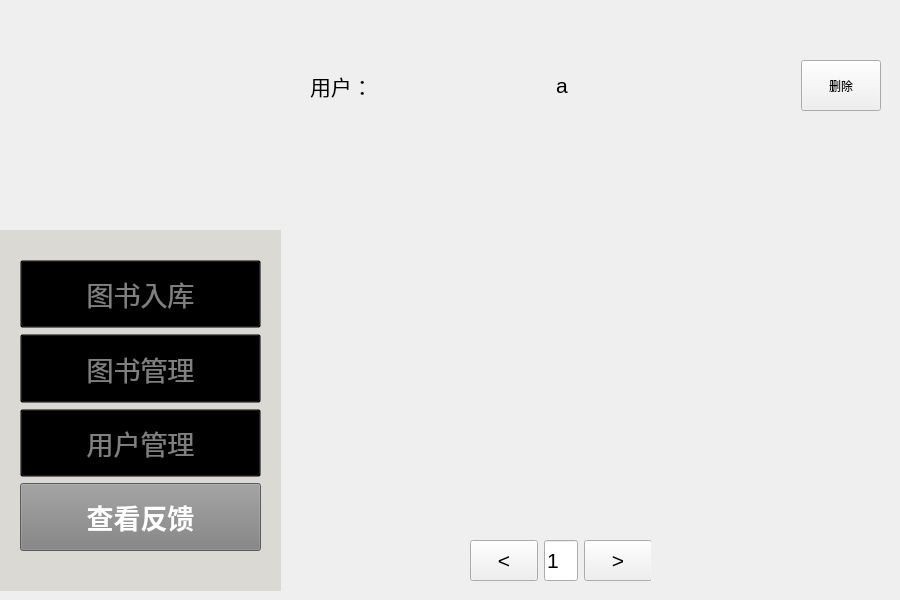
<?xml version="1.0" encoding="UTF-8"?>
<ui version="4.0">
 <class>User_Center</class>
 <widget class="QWidget" name="User_Center">
  <property name="geometry">
   <rect>
    <x>0</x>
    <y>0</y>
    <width>900</width>
    <height>600</height>
   </rect>
  </property>
  <property name="windowTitle">
   <string>User_Center</string>
  </property>
  <widget class="QLabel" name="logo">
   <property name="enabled">
    <bool>true</bool>
   </property>
   <property name="geometry">
    <rect>
     <x>0</x>
     <y>0</y>
     <width>281</width>
     <height>271</height>
    </rect>
   </property>
   <property name="styleSheet">
    <string notr="true">QLabel {
    background-color: transparent;
}
</string>
   </property>
   <property name="frameShape">
    <enum>QFrame::Shape::NoFrame</enum>
   </property>
   <property name="frameShadow">
    <enum>QFrame::Shadow::Plain</enum>
   </property>
   <property name="text">
    <string/>
   </property>
   <property name="pixmap">
    <pixmap resource="Logo.qrc">:/image/Logo.png</pixmap>
   </property>
   <property name="scaledContents">
    <bool>true</bool>
   </property>
   <property name="wordWrap">
    <bool>false</bool>
   </property>
   <property name="openExternalLinks">
    <bool>false</bool>
   </property>
   <property name="textInteractionFlags">
    <set>Qt::TextInteractionFlag::LinksAccessibleByMouse</set>
   </property>
  </widget>
  <widget class="QWidget" name="horizontalLayoutWidget_2">
   <property name="geometry">
    <rect>
     <x>470</x>
     <y>540</y>
     <width>181</width>
     <height>41</height>
    </rect>
   </property>
   <layout class="QHBoxLayout" name="horizontalLayout_3">
    <item>
     <widget class="QPushButton" name="reduce_button">
      <property name="sizePolicy">
       <sizepolicy hsizetype="Minimum" vsizetype="Expanding">
        <horstretch>0</horstretch>
        <verstretch>0</verstretch>
       </sizepolicy>
      </property>
      <property name="font">
       <font>
        <pointsize>16</pointsize>
       </font>
      </property>
      <property name="text">
       <string>&lt;</string>
      </property>
     </widget>
    </item>
    <item>
     <widget class="QLineEdit" name="pages">
      <property name="sizePolicy">
       <sizepolicy hsizetype="Expanding" vsizetype="Expanding">
        <horstretch>0</horstretch>
        <verstretch>0</verstretch>
       </sizepolicy>
      </property>
      <property name="font">
       <font>
        <pointsize>16</pointsize>
       </font>
      </property>
      <property name="layoutDirection">
       <enum>Qt::LayoutDirection::LeftToRight</enum>
      </property>
      <property name="text">
       <string>1</string>
      </property>
     </widget>
    </item>
    <item>
     <widget class="QPushButton" name="raise_button">
      <property name="sizePolicy">
       <sizepolicy hsizetype="Minimum" vsizetype="Expanding">
        <horstretch>0</horstretch>
        <verstretch>0</verstretch>
       </sizepolicy>
      </property>
      <property name="font">
       <font>
        <pointsize>16</pointsize>
       </font>
      </property>
      <property name="text">
       <string>&gt;</string>
      </property>
     </widget>
    </item>
   </layout>
  </widget>
  <widget class="QWidget" name="verticalLayoutWidget">
   <property name="geometry">
    <rect>
     <x>0</x>
     <y>230</y>
     <width>281</width>
     <height>361</height>
    </rect>
   </property>
   <layout class="QVBoxLayout" name="mode">
    <item>
     <widget class="QFrame" name="frame">
      <property name="enabled">
       <bool>true</bool>
      </property>
      <property name="acceptDrops">
       <bool>false</bool>
      </property>
      <property name="autoFillBackground">
       <bool>false</bool>
      </property>
      <property name="styleSheet">
       <string notr="true">QFrame {
    background-color: rgb(218,217,211); 
}
</string>
      </property>
      <property name="frameShape">
       <enum>QFrame::Shape::NoFrame</enum>
      </property>
      <property name="frameShadow">
       <enum>QFrame::Shadow::Plain</enum>
      </property>
      <widget class="QWidget" name="verticalLayoutWidget_2">
       <property name="geometry">
        <rect>
         <x>20</x>
         <y>30</y>
         <width>241</width>
         <height>291</height>
        </rect>
       </property>
       <layout class="QVBoxLayout" name="verticalLayout_2">
        <item>
         <widget class="QPushButton" name="PersonalMode_Button">
          <property name="enabled">
           <bool>true</bool>
          </property>
          <property name="sizePolicy">
           <sizepolicy hsizetype="Expanding" vsizetype="Expanding">
            <horstretch>0</horstretch>
            <verstretch>0</verstretch>
           </sizepolicy>
          </property>
          <property name="font">
           <font>
            <pointsize>20</pointsize>
            <bold>false</bold>
           </font>
          </property>
          <property name="focusPolicy">
           <enum>Qt::FocusPolicy::ClickFocus</enum>
          </property>
          <property name="layoutDirection">
           <enum>Qt::LayoutDirection::LeftToRight</enum>
          </property>
          <property name="autoFillBackground">
           <bool>false</bool>
          </property>
          <property name="styleSheet">
           <string notr="true">QPushButton {
    background-color: transparent;
    color: grey;
}
</string>
          </property>
          <property name="text">
           <string>图书入库</string>
          </property>
         </widget>
        </item>
        <item>
         <widget class="QPushButton" name="BookMode_Button">
          <property name="enabled">
           <bool>true</bool>
          </property>
          <property name="sizePolicy">
           <sizepolicy hsizetype="Expanding" vsizetype="Expanding">
            <horstretch>0</horstretch>
            <verstretch>0</verstretch>
           </sizepolicy>
          </property>
          <property name="palette">
           <palette>
            <active>
             <colorrole role="WindowText">
              <brush brushstyle="SolidPattern">
               <color alpha="255">
                <red>128</red>
                <green>128</green>
                <blue>128</blue>
               </color>
              </brush>
             </colorrole>
             <colorrole role="Button">
              <brush brushstyle="SolidPattern">
               <color alpha="0">
                <red>0</red>
                <green>0</green>
                <blue>0</blue>
               </color>
              </brush>
             </colorrole>
             <colorrole role="Text">
              <brush brushstyle="SolidPattern">
               <color alpha="255">
                <red>128</red>
                <green>128</green>
                <blue>128</blue>
               </color>
              </brush>
             </colorrole>
             <colorrole role="ButtonText">
              <brush brushstyle="SolidPattern">
               <color alpha="255">
                <red>128</red>
                <green>128</green>
                <blue>128</blue>
               </color>
              </brush>
             </colorrole>
             <colorrole role="Base">
              <brush brushstyle="SolidPattern">
               <color alpha="0">
                <red>0</red>
                <green>0</green>
                <blue>0</blue>
               </color>
              </brush>
             </colorrole>
             <colorrole role="Window">
              <brush brushstyle="SolidPattern">
               <color alpha="0">
                <red>0</red>
                <green>0</green>
                <blue>0</blue>
               </color>
              </brush>
             </colorrole>
             <colorrole role="PlaceholderText">
              <brush brushstyle="SolidPattern">
               <color alpha="128">
                <red>128</red>
                <green>128</green>
                <blue>128</blue>
               </color>
              </brush>
             </colorrole>
            </active>
            <inactive>
             <colorrole role="WindowText">
              <brush brushstyle="SolidPattern">
               <color alpha="255">
                <red>128</red>
                <green>128</green>
                <blue>128</blue>
               </color>
              </brush>
             </colorrole>
             <colorrole role="Button">
              <brush brushstyle="SolidPattern">
               <color alpha="0">
                <red>0</red>
                <green>0</green>
                <blue>0</blue>
               </color>
              </brush>
             </colorrole>
             <colorrole role="Text">
              <brush brushstyle="SolidPattern">
               <color alpha="255">
                <red>128</red>
                <green>128</green>
                <blue>128</blue>
               </color>
              </brush>
             </colorrole>
             <colorrole role="ButtonText">
              <brush brushstyle="SolidPattern">
               <color alpha="255">
                <red>128</red>
                <green>128</green>
                <blue>128</blue>
               </color>
              </brush>
             </colorrole>
             <colorrole role="Base">
              <brush brushstyle="SolidPattern">
               <color alpha="0">
                <red>0</red>
                <green>0</green>
                <blue>0</blue>
               </color>
              </brush>
             </colorrole>
             <colorrole role="Window">
              <brush brushstyle="SolidPattern">
               <color alpha="0">
                <red>0</red>
                <green>0</green>
                <blue>0</blue>
               </color>
              </brush>
             </colorrole>
             <colorrole role="PlaceholderText">
              <brush brushstyle="SolidPattern">
               <color alpha="128">
                <red>128</red>
                <green>128</green>
                <blue>128</blue>
               </color>
              </brush>
             </colorrole>
            </inactive>
            <disabled>
             <colorrole role="WindowText">
              <brush brushstyle="SolidPattern">
               <color alpha="255">
                <red>128</red>
                <green>128</green>
                <blue>128</blue>
               </color>
              </brush>
             </colorrole>
             <colorrole role="Button">
              <brush brushstyle="SolidPattern">
               <color alpha="0">
                <red>0</red>
                <green>0</green>
                <blue>0</blue>
               </color>
              </brush>
             </colorrole>
             <colorrole role="Text">
              <brush brushstyle="SolidPattern">
               <color alpha="255">
                <red>128</red>
                <green>128</green>
                <blue>128</blue>
               </color>
              </brush>
             </colorrole>
             <colorrole role="ButtonText">
              <brush brushstyle="SolidPattern">
               <color alpha="255">
                <red>128</red>
                <green>128</green>
                <blue>128</blue>
               </color>
              </brush>
             </colorrole>
             <colorrole role="Base">
              <brush brushstyle="SolidPattern">
               <color alpha="0">
                <red>0</red>
                <green>0</green>
                <blue>0</blue>
               </color>
              </brush>
             </colorrole>
             <colorrole role="Window">
              <brush brushstyle="SolidPattern">
               <color alpha="0">
                <red>0</red>
                <green>0</green>
                <blue>0</blue>
               </color>
              </brush>
             </colorrole>
             <colorrole role="PlaceholderText">
              <brush brushstyle="SolidPattern">
               <color alpha="128">
                <red>128</red>
                <green>128</green>
                <blue>128</blue>
               </color>
              </brush>
             </colorrole>
            </disabled>
           </palette>
          </property>
          <property name="font">
           <font>
            <pointsize>20</pointsize>
            <bold>false</bold>
           </font>
          </property>
          <property name="mouseTracking">
           <bool>false</bool>
          </property>
          <property name="acceptDrops">
           <bool>false</bool>
          </property>
          <property name="layoutDirection">
           <enum>Qt::LayoutDirection::LeftToRight</enum>
          </property>
          <property name="autoFillBackground">
           <bool>false</bool>
          </property>
          <property name="styleSheet">
           <string notr="true">QPushButton {
    background-color: transparent;
    color: grey;
}
</string>
          </property>
          <property name="text">
           <string>图书管理</string>
          </property>
         </widget>
        </item>
        <item>
         <widget class="QPushButton" name="FindBookMode_Button">
          <property name="sizePolicy">
           <sizepolicy hsizetype="Expanding" vsizetype="Expanding">
            <horstretch>0</horstretch>
            <verstretch>0</verstretch>
           </sizepolicy>
          </property>
          <property name="font">
           <font>
            <pointsize>20</pointsize>
            <bold>false</bold>
           </font>
          </property>
          <property name="layoutDirection">
           <enum>Qt::LayoutDirection::LeftToRight</enum>
          </property>
          <property name="autoFillBackground">
           <bool>false</bool>
          </property>
          <property name="styleSheet">
           <string notr="true">QPushButton {
    background-color: transparent;
    color: grey;
}
</string>
          </property>
          <property name="text">
           <string>用户管理</string>
          </property>
         </widget>
        </item>
        <item>
         <widget class="QPushButton" name="PersonalMode_Button_2">
          <property name="enabled">
           <bool>true</bool>
          </property>
          <property name="sizePolicy">
           <sizepolicy hsizetype="Expanding" vsizetype="Expanding">
            <horstretch>0</horstretch>
            <verstretch>0</verstretch>
           </sizepolicy>
          </property>
          <property name="font">
           <font>
            <pointsize>20</pointsize>
            <bold>true</bold>
           </font>
          </property>
          <property name="focusPolicy">
           <enum>Qt::FocusPolicy::ClickFocus</enum>
          </property>
          <property name="layoutDirection">
           <enum>Qt::LayoutDirection::LeftToRight</enum>
          </property>
          <property name="autoFillBackground">
           <bool>false</bool>
          </property>
          <property name="styleSheet">
           <string notr="true">QPushButton {
    background-color: gray;
    color: white;
}</string>
          </property>
          <property name="text">
           <string>查看反馈</string>
          </property>
         </widget>
        </item>
       </layout>
       <zorder>BookMode_Button</zorder>
       <zorder>FindBookMode_Button</zorder>
       <zorder>PersonalMode_Button</zorder>
       <zorder>PersonalMode_Button_2</zorder>
      </widget>
     </widget>
    </item>
   </layout>
  </widget>
  <widget class="QWidget" name="verticalLayoutWidget_4">
   <property name="geometry">
    <rect>
     <x>310</x>
     <y>110</y>
     <width>571</width>
     <height>381</height>
    </rect>
   </property>
   <layout class="QVBoxLayout" name="verticalLayout_3">
    <item>
     <widget class="QLabel" name="feedback_Label">
      <property name="font">
       <font>
        <pointsize>16</pointsize>
       </font>
      </property>
      <property name="text">
       <string/>
      </property>
     </widget>
    </item>
   </layout>
  </widget>
  <widget class="QWidget" name="">
   <property name="geometry">
    <rect>
     <x>310</x>
     <y>60</y>
     <width>571</width>
     <height>51</height>
    </rect>
   </property>
   <layout class="QHBoxLayout" name="horizontalLayout_2">
    <item>
     <widget class="QLabel" name="a">
      <property name="font">
       <font>
        <pointsize>16</pointsize>
       </font>
      </property>
      <property name="text">
       <string>用户：</string>
      </property>
     </widget>
    </item>
    <item>
     <widget class="QLabel" name="user_name">
      <property name="font">
       <font>
        <pointsize>16</pointsize>
       </font>
      </property>
      <property name="text">
       <string>a</string>
      </property>
     </widget>
    </item>
    <item>
     <widget class="QPushButton" name="delete_2">
      <property name="sizePolicy">
       <sizepolicy hsizetype="Maximum" vsizetype="Minimum">
        <horstretch>0</horstretch>
        <verstretch>0</verstretch>
       </sizepolicy>
      </property>
      <property name="text">
       <string>删除</string>
      </property>
     </widget>
    </item>
   </layout>
  </widget>
 </widget>
 <resources>
  <include location="Logo.qrc"/>
 </resources>
 <connections/>
</ui>
